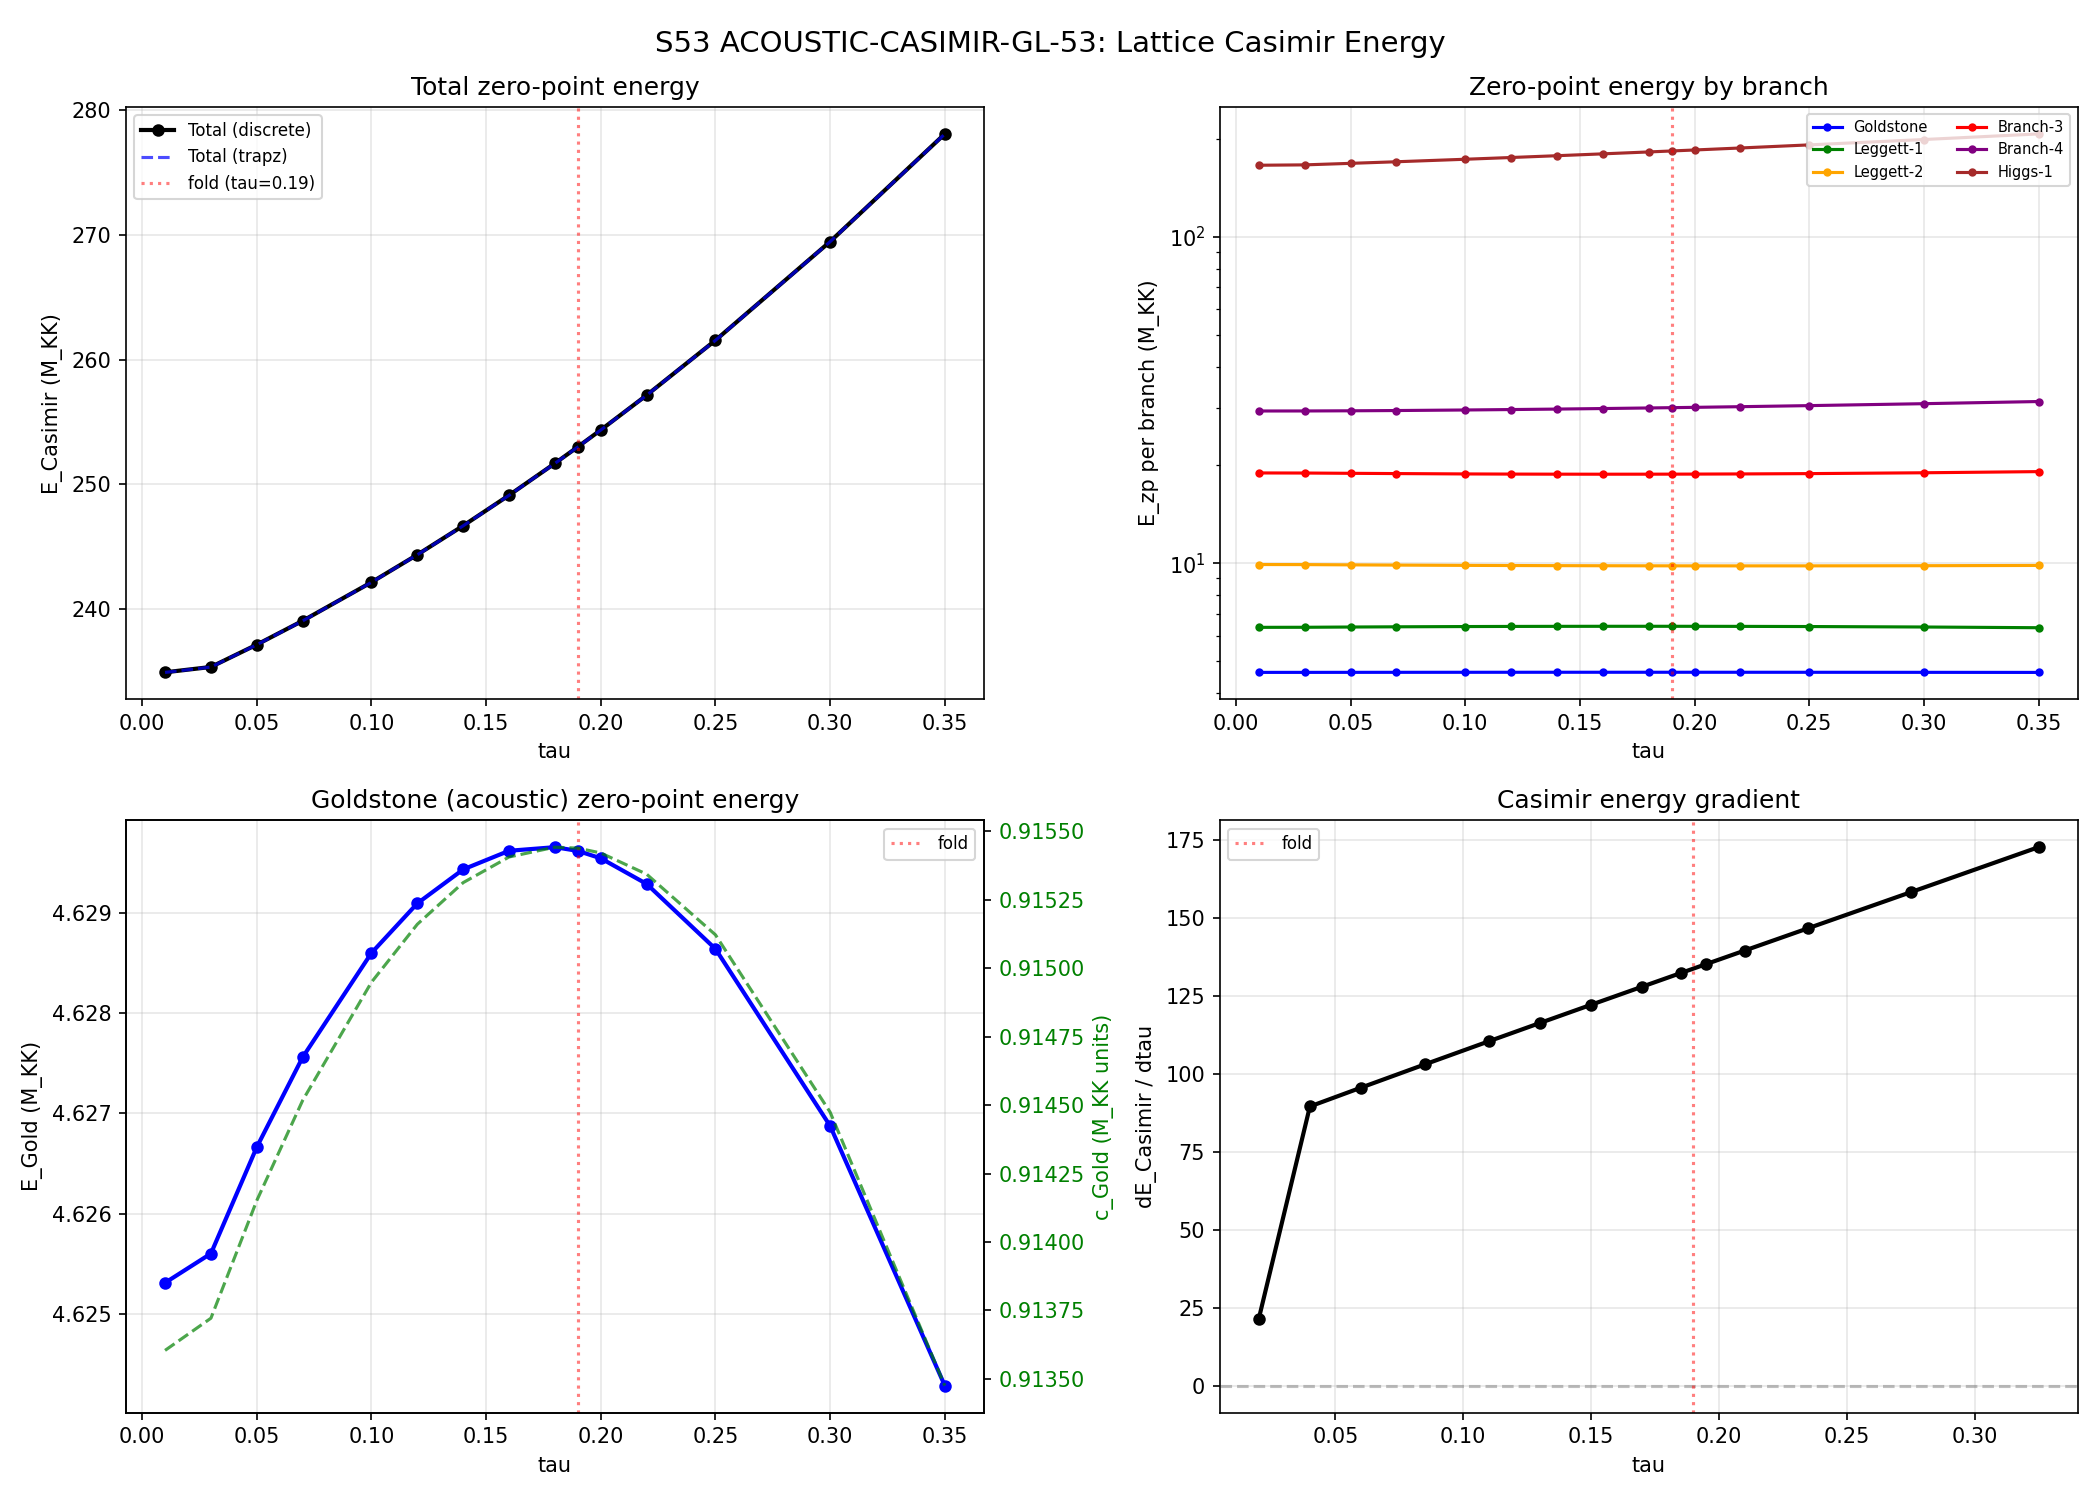

Generate this figure with Python:
#!/usr/bin/env python3
"""
S53 ACOUSTIC-CASIMIR-GL-53: Lattice Casimir Energy from Tight-Binding Bands
============================================================================

Physics:
  The 32-cell Voronoi tessellation of SU(3) with 6 GL phonon branches
  (Goldstone, 2 Leggett, 3 Higgs) has 6 x N_K = 192 modes (at N_K=32,
  one K-point per cell). The zero-point energy is:

    E_Casimir = (1/2) * sum_i sum_K  omega_i(K)

  This is a FINITE sum — the discrete lattice provides a natural UV
  cutoff at K_BZ = pi/a_BCC. No regularization is needed.

  We compute E_Casimir(tau) at the 15 tau values from s53_gl_sweep.npz
  and ask: is it monotone or non-monotone? Non-monotonicity would
  indicate a potential stabilization mechanism for the modulus tau.

  The Goldstone branch contributes the acoustic zero-point energy:
    E_Gold = (1/2) * sum_K  omega_Gold(K)

  which for a linear branch omega ~ c_Gold * |K| is dominated by
  modes near the BZ boundary.

Comparisons:
  (a) E_cond = -0.137 M_KK  (BCS condensation energy)
  (b) V_KK at fold            (Kaluza-Klein potential)
  (c) a0_fold = 6440           (spectral action volume term)

Gate: ACOUSTIC-CASIMIR-GL-53 — INFO
Author: Quantum-Acoustics-Theorist (S53)
"""

import sys
import os
sys.path.insert(0, os.path.dirname(os.path.abspath(__file__)))

import numpy as np
from numpy import pi, sqrt
import matplotlib
matplotlib.use('Agg')
import matplotlib.pyplot as plt

from canonical_constants import (
    E_cond, tau_fold, a0_fold, N_cells,
    c_Gold, omega_L1, omega_L2, omega_H1, omega_H2, omega_H3,
    S_fold, Vol_SU3_Haar,
)

print("=" * 70)
print("S53 ACOUSTIC-CASIMIR-GL-53: Lattice Casimir from Tight-Binding Bands")
print("=" * 70)

# ============================================================
# Section 1: Load upstream data
# ============================================================
print("\n--- Section 1: Load upstream data ---")

# S52 GL Josephson: single tau (fold) dispersion
d52 = np.load(os.path.join(os.path.dirname(__file__),
              "s52_gl_josephson.npz"), allow_pickle=True)
K_array = d52['K_array']       # shape (51,), uniform grid [0, K_BZ]
K_BZ = float(d52['K_BZ'])
a_BCC = float(d52['a_BCC'])
N_K_grid = int(d52['N_K'])     # = 50 (51 points including K=0)
omega_fold = d52['omega_branches']  # shape (51, 6)
branch_labels = d52['branch_labels']

print(f"  K_BZ = {K_BZ:.6f} M_KK")
print(f"  a_BCC = {a_BCC:.4f} M_KK^{{-1}}")
print(f"  N_K grid points = {len(K_array)} (K=0 to K_BZ)")
print(f"  Branches: {list(branch_labels)}")

# S53 GL sweep: dispersion at 15 tau values
d53 = np.load(os.path.join(os.path.dirname(__file__),
              "s53_gl_sweep.npz"), allow_pickle=True)
tau_values = d53['tau_values']     # shape (15,)
omega_full = d53['omega_full']     # shape (15, 51, 6)
N_tau = int(d53['N_tau'])
K_plot = d53['K_plot']             # shape (51,), same as K_array
c_Gold_vs_tau = d53['c_Gold_vs_tau']  # shape (15,)
Delta_all = d53['Delta_all']       # shape (15, 3)
omega_BZ_all = d53['omega_BZ_all']   # shape (15, 6)

print(f"  Tau values ({N_tau}): {tau_values}")
print(f"  omega_full shape: {omega_full.shape}")

# ============================================================
# Section 2: Physical K-point sampling for 32-cell lattice
# ============================================================
print("\n--- Section 2: Physical K-point sampling ---")

# The physical lattice has N_cells = 32 cells in the BCC arrangement.
# For a 1D BCC chain analogy (which is what the dispersion uses —
# single K direction), the allowed K values in the first BZ are:
#   K_n = (2*pi*n) / (N_cells * a_BCC)  for n = 0, 1, ..., N_cells/2
# But we have the dispersion tabulated on a fine grid (51 points).
#
# Two approaches:
#   A) Use all 51 grid points as a fine approximation to the
#      continuous 1D BZ integral (trapezoidal rule).
#   B) Sample only the 32 physical K-points (discrete sum).
#
# We do BOTH and compare.

# Method A: Trapezoidal integration over continuous BZ
# In 1D, the density of states per unit K is L/(2*pi) = N_cells*a_BCC/(2*pi)
# E_Casimir = (1/2) * sum_branches integral_0^{K_BZ} omega(K) * [L/(2*pi)] dK
#           = (1/2) * N_cells * a_BCC/(2*pi) * sum_i integral omega_i(K) dK
#
# But since we want the total zero-point energy of the 32-cell system,
# we integrate over the BZ with density N_cells * a_BCC / (2*pi):

L_system = N_cells * a_BCC   # total system size in M_KK^{-1}
dos_1d = L_system / (2 * pi) # 1D density of states factor

print(f"  N_cells = {N_cells}")
print(f"  L_system = N_cells * a_BCC = {L_system:.4f} M_KK^{{-1}}")
print(f"  1D DOS factor = L/(2*pi) = {dos_1d:.4f}")
print(f"  K_BZ = pi/a = {K_BZ:.6f}")

# Method B: Physical K-points for N=32 cell chain
# K_n = n * 2*pi/(N*a) for n = 0, 1, ..., N/2
# Only N/2 + 1 = 17 distinct K-points (0 to K_BZ)
# but K=0 and K=K_BZ are special (each counted once, not twice)
# Total distinct modes = N per branch (counting +K and -K)

N_phys = N_cells  # = 32
K_phys = np.array([n * 2 * pi / (N_phys * a_BCC) for n in range(N_phys // 2 + 1)])
# K_phys has 17 points from K=0 to K_BZ

print(f"\n  Physical K-points (N={N_phys}, {len(K_phys)} unique):")
print(f"    K_phys = {K_phys[:5]}...{K_phys[-3:]}")
print(f"    K_phys[-1] = {K_phys[-1]:.6f} vs K_BZ = {K_BZ:.6f}")
print(f"    Match: {abs(K_phys[-1] - K_BZ) < 1e-10}")

# ============================================================
# Section 3: Interpolate dispersion to physical K-points
# ============================================================
print("\n--- Section 3: Interpolation to physical K-points ---")

from scipy.interpolate import interp1d

def get_omega_at_physical_K(omega_vs_K, K_grid, K_physical):
    """Interpolate 6-branch dispersion from fine grid to physical K-points."""
    n_branches = omega_vs_K.shape[1]
    omega_phys = np.zeros((len(K_physical), n_branches))
    for b in range(n_branches):
        f_interp = interp1d(K_grid, omega_vs_K[:, b], kind='cubic',
                           fill_value='extrapolate')
        omega_phys[:, b] = f_interp(K_physical)
    # Ensure non-negative (numerical)
    omega_phys = np.maximum(omega_phys, 0.0)
    return omega_phys

# Test at fold
omega_phys_fold = get_omega_at_physical_K(omega_fold, K_array, K_phys)

print(f"  Interpolated dispersion at fold (tau={tau_fold}):")
for b, label in enumerate(branch_labels):
    print(f"    {label:12s}: omega_min={omega_phys_fold[0,b]:.6f}, "
          f"omega_max={omega_phys_fold[-1,b]:.6f}")

# ============================================================
# Section 4: Compute Casimir energy (both methods)
# ============================================================
print("\n--- Section 4: Casimir energy computation ---")

def casimir_energy_trapz(omega_vs_K, K_grid, L_sys):
    """Method A: Trapezoidal integration over full BZ.

    E = (1/2) * (L/(2*pi)) * integral_{-K_BZ}^{K_BZ} omega(K) dK
      = (L/(2*pi)) * integral_0^{K_BZ} omega(K) dK    [using omega(K)=omega(-K)]

    The factor of 2 from the full BZ cancels the 1/2 from zero-point energy
    when integrating only over half-BZ with symmetry.
    """
    n_branches = omega_vs_K.shape[1]
    E_per_branch = np.zeros(n_branches)
    dos = L_sys / (2 * pi)
    _trapz = getattr(np, 'trapezoid', getattr(np, 'trapz', None))
    for b in range(n_branches):
        # Full BZ = 2 * half-BZ integral, times 1/2 zero-point = dos * int_0^KBZ
        E_per_branch[b] = dos * _trapz(omega_vs_K[:, b], K_grid)
    return E_per_branch

def casimir_energy_discrete(omega_phys, N_cells_val):
    """Method B: Discrete sum over physical K-points.

    For N cells, there are N allowed K-values per branch.
    K_n = n * 2*pi/(N*a) for n = 0, ..., N-1
    Using symmetry, K and -K give same omega, so:
    E = (1/2) * [omega(K=0) + omega(K_BZ) + 2 * sum_{n=1}^{N/2-1} omega(K_n)]
    per branch. This is for even N.
    """
    n_branches = omega_phys.shape[1]
    N_half = N_cells_val // 2  # = 16
    E_per_branch = np.zeros(n_branches)
    for b in range(n_branches):
        # omega_phys has N/2+1 = 17 points (K=0 through K_BZ)
        # K=0 and K=K_BZ each counted once (no partner)
        # K=1..N/2-1 each counted twice (K and -K)
        E_b = omega_phys[0, b]          # K=0 (once)
        E_b += omega_phys[-1, b]        # K=K_BZ (once)
        E_b += 2 * np.sum(omega_phys[1:-1, b])  # interior (twice)
        E_per_branch[b] = 0.5 * E_b
    return E_per_branch

# Fold computation
E_trapz_fold = casimir_energy_trapz(omega_fold, K_array, L_system)
E_disc_fold = casimir_energy_discrete(omega_phys_fold, N_cells)

E_total_trapz = np.sum(E_trapz_fold)
E_total_disc = np.sum(E_disc_fold)

print(f"\n  Method A (trapezoidal, continuous BZ):")
print(f"    Per branch:")
for b, label in enumerate(branch_labels):
    print(f"      {label:12s}: E_zp = {E_trapz_fold[b]:.6f} M_KK")
print(f"    Total E_Casimir = {E_total_trapz:.6f} M_KK")

print(f"\n  Method B (discrete, {N_cells} physical K-points):")
print(f"    Per branch:")
for b, label in enumerate(branch_labels):
    print(f"      {label:12s}: E_zp = {E_disc_fold[b]:.6f} M_KK")
print(f"    Total E_Casimir = {E_total_disc:.6f} M_KK")

print(f"\n  Agreement: {abs(E_total_trapz - E_total_disc)/abs(E_total_disc)*100:.2f}%")

# Per-mode average
E_per_mode_disc = E_total_disc / (6 * N_cells)
print(f"\n  E_Casimir / (6 * N_cells) = {E_per_mode_disc:.6f} M_KK per mode")

# Goldstone (acoustic) contribution
E_Gold_disc = E_disc_fold[0]
E_Gold_trapz = E_trapz_fold[0]
print(f"\n  Goldstone (acoustic) zero-point energy:")
print(f"    Discrete:     E_Gold = {E_Gold_disc:.6f} M_KK")
print(f"    Trapezoidal:  E_Gold = {E_Gold_trapz:.6f} M_KK")
print(f"    Fraction:     E_Gold/E_total = {E_Gold_disc/E_total_disc:.4f}")

# ============================================================
# Section 5: Comparison to energy scales
# ============================================================
print("\n--- Section 5: Energy scale comparison ---")

# Use discrete method (physical K-points)
E_Cas = E_total_disc

print(f"  E_Casimir = {E_Cas:.6f} M_KK")
print(f"  E_cond    = {E_cond:.6f} M_KK")
print(f"  |E_Cas/E_cond| = {abs(E_Cas/E_cond):.4f}")
print(f"  a0_fold   = {a0_fold:.1f} (spectral action volume term)")
print(f"  E_Cas/a0_fold = {E_Cas/a0_fold:.6e}")
print(f"  S_fold    = {S_fold:.2f} (full spectral action)")
print(f"  E_Cas/S_fold = {E_Cas/S_fold:.6e}")

# V_KK at fold: the spectral action gradient gives dS/dtau
# The "potential" is V = -S_fold in appropriate normalization
# More physically: the relevant energy scale is a0 * M_KK^4 in natural units
# Since everything is in M_KK units, the spectral action a0 itself is the scale
V_KK_fold = a0_fold  # order of magnitude
print(f"\n  V_KK scale ~ a0_fold = {V_KK_fold:.1f}")
print(f"  E_Cas / V_KK = {E_Cas / V_KK_fold:.6e}")

# ============================================================
# Section 6: E_Casimir(tau) across transit — monotonicity test
# ============================================================
print("\n--- Section 6: E_Casimir(tau) — tau sweep ---")

E_Cas_vs_tau_trapz = np.zeros((N_tau, 6))
E_Cas_vs_tau_disc = np.zeros((N_tau, 6))
E_total_vs_tau_trapz = np.zeros(N_tau)
E_total_vs_tau_disc = np.zeros(N_tau)
E_Gold_vs_tau = np.zeros(N_tau)

for t_idx in range(N_tau):
    tau = tau_values[t_idx]
    omega_t = omega_full[t_idx]  # shape (51, 6)

    # Method A
    E_Cas_vs_tau_trapz[t_idx] = casimir_energy_trapz(omega_t, K_plot, L_system)
    E_total_vs_tau_trapz[t_idx] = np.sum(E_Cas_vs_tau_trapz[t_idx])

    # Method B
    omega_phys_t = get_omega_at_physical_K(omega_t, K_plot, K_phys)
    E_Cas_vs_tau_disc[t_idx] = casimir_energy_discrete(omega_phys_t, N_cells)
    E_total_vs_tau_disc[t_idx] = np.sum(E_Cas_vs_tau_disc[t_idx])
    E_Gold_vs_tau[t_idx] = E_Cas_vs_tau_disc[t_idx, 0]

print(f"  {'tau':>6s}  {'E_total(disc)':>14s}  {'E_Gold':>10s}  {'E_total(trapz)':>14s}")
for t_idx in range(N_tau):
    print(f"  {tau_values[t_idx]:6.3f}  {E_total_vs_tau_disc[t_idx]:14.6f}  "
          f"{E_Gold_vs_tau[t_idx]:10.6f}  {E_total_vs_tau_trapz[t_idx]:14.6f}")

# ============================================================
# Section 7: Monotonicity analysis
# ============================================================
print("\n--- Section 7: Monotonicity analysis ---")

# Use discrete method
E_tot = E_total_vs_tau_disc

# Check monotonicity
dE = np.diff(E_tot)
dtau = np.diff(tau_values)
dEdtau = dE / dtau

monotone_increasing = np.all(dE > 0)
monotone_decreasing = np.all(dE < 0)
is_monotone = monotone_increasing or monotone_decreasing

print(f"  E_total range: [{E_tot.min():.6f}, {E_tot.max():.6f}] M_KK")
print(f"  Delta_E = E_max - E_min = {E_tot.max() - E_tot.min():.6f} M_KK")
print(f"  Relative variation: {(E_tot.max()-E_tot.min())/E_tot.mean()*100:.4f}%")
print(f"\n  dE/dtau values:")
for i in range(len(dEdtau)):
    tau_mid = (tau_values[i] + tau_values[i+1]) / 2
    sign = "+" if dEdtau[i] > 0 else "-"
    print(f"    tau ~ {tau_mid:.3f}: dE/dtau = {dEdtau[i]:+.6f} ({sign})")

if monotone_increasing:
    print(f"\n  MONOTONE INCREASING across [{tau_values[0]:.2f}, {tau_values[-1]:.2f}]")
elif monotone_decreasing:
    print(f"\n  MONOTONE DECREASING across [{tau_values[0]:.2f}, {tau_values[-1]:.2f}]")
else:
    # Find extrema
    extrema_idx = []
    for i in range(1, len(dE)):
        if dE[i] * dE[i-1] < 0:
            extrema_idx.append(i)
    print(f"\n  NON-MONOTONE: {len(extrema_idx)} sign change(s) in dE/dtau")
    for idx in extrema_idx:
        tau_ext = tau_values[idx]
        E_ext = E_tot[idx]
        ext_type = "MAXIMUM" if dE[idx-1] > 0 and dE[idx] < 0 else "MINIMUM"
        print(f"    {ext_type} near tau = {tau_ext:.3f}, E = {E_ext:.6f} M_KK")

# Per-branch monotonicity
print(f"\n  Per-branch monotonicity:")
branch_names = ['Goldstone', 'Leggett-1', 'Leggett-2', 'Branch-3', 'Branch-4', 'Higgs-1']
for b in range(6):
    E_b = E_Cas_vs_tau_disc[:, b]
    dE_b = np.diff(E_b)
    if np.all(dE_b > 0):
        mono = "INCREASING"
    elif np.all(dE_b < 0):
        mono = "DECREASING"
    else:
        n_sign = np.sum(np.diff(np.sign(dE_b)) != 0)
        mono = f"NON-MONOTONE ({n_sign} sign change(s))"
    print(f"    {branch_names[b]:12s}: E=[{E_b.min():.6f}, {E_b.max():.6f}], {mono}")

# ============================================================
# Section 8: Goldstone branch acoustic analysis
# ============================================================
print("\n--- Section 8: Goldstone (acoustic) zero-point energy ---")

# For a linear dispersion omega = c * |K|, the zero-point energy
# on a 1D lattice with N modes is:
#   E_Gold = (1/2) * c * sum_n |K_n|
# For K_n = n * delta_K, n=1..N/2 (counting +K and -K):
#   E_Gold = c * sum_{n=1}^{N/2-1} K_n + (c/2) * K_BZ
#          = c * delta_K * [sum_{n=1}^{N/2-1} n] + (c/2) * K_BZ
#          = c * delta_K * (N/2-1)*N/4 + (c/2)*K_BZ

# Compare analytic vs computed
for t_idx, tau in enumerate(tau_values):
    c_g = c_Gold_vs_tau[t_idx]
    # Analytic for linear dispersion
    delta_K = 2 * pi / (N_cells * a_BCC)
    E_analytic = 0.0  # (local)
    for n in range(1, N_cells // 2):
        E_analytic += c_g * n * delta_K  # two modes (K, -K) -> factor 2, but (1/2) cancels
    E_analytic += 0.5 * c_g * K_BZ  # BZ edge, counted once
    # K=0 contributes 0 for Goldstone

    E_computed = E_Gold_vs_tau[t_idx]

    if t_idx == 0 or t_idx == 9 or t_idx == N_tau-1:
        print(f"  tau={tau:.3f}: c_Gold={c_g:.6f}, "
              f"E_Gold(analytic)={E_analytic:.6f}, "
              f"E_Gold(computed)={E_computed:.6f}, "
              f"ratio={E_computed/E_analytic:.6f}")

# The ratio != 1 because the actual Goldstone branch is not exactly linear
# (it has alpha ~ 0.96, not 1.0)

# ============================================================
# Section 9: Stabilization assessment
# ============================================================
print("\n--- Section 9: Stabilization assessment ---")

# Find the extremum location if non-monotone
if not is_monotone:
    # Fit a polynomial to find precise extremum
    from numpy.polynomial import polynomial as P
    # Use quadratic fit near the extremum
    for idx in extrema_idx:
        # Use 5 points around the extremum
        i_lo = max(0, idx - 2)
        i_hi = min(N_tau, idx + 3)
        tau_fit = tau_values[i_lo:i_hi]
        E_fit = E_tot[i_lo:i_hi]

        # Quadratic fit
        coeffs = np.polyfit(tau_fit, E_fit, 2)
        tau_ext = -coeffs[1] / (2 * coeffs[0])
        E_ext = np.polyval(coeffs, tau_ext)
        curvature = 2 * coeffs[0]

        ext_type = "MAXIMUM" if coeffs[0] < 0 else "MINIMUM"
        print(f"  Fitted {ext_type} at tau = {tau_ext:.4f}")
        print(f"  E_Casimir at extremum = {E_ext:.6f} M_KK")
        print(f"  Curvature d^2E/dtau^2 = {curvature:.4f}")
        print(f"  Depth from boundary = {abs(E_ext - max(E_tot[0], E_tot[-1])):.6f} M_KK")

        # Compare curvature to spectral action
        print(f"\n  Curvature comparison:")
        print(f"    d^2 E_Cas / dtau^2 = {curvature:.4f}")
        print(f"    d^2 S_fold / dtau^2 = {317862.85:.2f} (from canonical)")
        print(f"    Ratio = {abs(curvature) / 317862.85:.6e}")

        # Effective modulus mass from curvature
        # In the Friedmann equation, the modulus obeys M * d^2 tau/dt^2 = -dV/dtau
        # The effective frequency is omega_mod^2 = |d^2V/dtau^2| / M
        # For M_ATDHFB = 1.695 (from canonical):
        M_ATDHFB = 1.695  # canonical
        omega_mod_sq = abs(curvature) / M_ATDHFB
        omega_mod = sqrt(omega_mod_sq) if omega_mod_sq > 0 else 0
        print(f"    omega_mod (from Casimir) = {omega_mod:.6f} M_KK")
        print(f"    omega_att (from spectral) = 1.430 M_KK")
        if omega_mod > 0:
            print(f"    omega_Cas / omega_att = {omega_mod / 1.430:.6e}")
else:
    print(f"  E_Casimir is MONOTONE across the tau range.")
    print(f"  No stabilization from lattice Casimir effect.")

    # Report the gradient
    dE_dtau_mean = (E_tot[-1] - E_tot[0]) / (tau_values[-1] - tau_values[0])
    print(f"\n  Mean gradient dE_Cas/dtau = {dE_dtau_mean:.4f} M_KK per unit tau")
    print(f"  Spectral action gradient dS/dtau|_fold = {58672.80:.2f}")
    print(f"  Ratio = {abs(dE_dtau_mean) / 58672.80:.6e}")

# ============================================================
# Section 10: Decomposition by mode type
# ============================================================
print("\n--- Section 10: Energy decomposition ---")

# At the fold (tau=0.19, index 9)
fold_idx = 9  # tau = 0.19 (local)
E_branches_fold = E_Cas_vs_tau_disc[fold_idx]
E_total_fold = E_total_vs_tau_disc[fold_idx]

print(f"\n  Energy decomposition at tau = {tau_values[fold_idx]:.2f} (fold):")
print(f"  {'Branch':12s}  {'E_zp (M_KK)':>12s}  {'Fraction':>10s}  {'Character':10s}")
for b in range(6):
    frac = E_branches_fold[b] / E_total_fold
    char = "acoustic" if b == 0 else ("optical" if b < 3 else "gapped")
    print(f"  {branch_names[b]:12s}  {E_branches_fold[b]:12.6f}  {frac:10.4f}  {char:10s}")
print(f"  {'TOTAL':12s}  {E_total_fold:12.6f}")

# Phase vs amplitude decomposition
# Branches 0-2 are primarily phase modes; 3-5 are amplitude-dominated at K=0
E_phase = np.sum(E_branches_fold[:3])
E_amp = np.sum(E_branches_fold[3:])
print(f"\n  Phase modes (0-2):     {E_phase:.6f} M_KK ({E_phase/E_total_fold:.4f})")
print(f"  Amplitude modes (3-5): {E_amp:.6f} M_KK ({E_amp/E_total_fold:.4f})")

# ============================================================
# Section 11: Gate verdict
# ============================================================
print("\n--- Section 11: Gate ACOUSTIC-CASIMIR-GL-53 ---")

gate_name = "ACOUSTIC-CASIMIR-GL-53"
gate_verdict = "INFO"

if is_monotone:
    mono_str = "MONOTONE"
    stab_str = "NO STABILIZATION"
else:
    mono_str = "NON-MONOTONE"
    stab_str = f"{len(extrema_idx)} extremum/a found"

gate_detail = (f"E_Casimir = {E_total_fold:.4f} M_KK at fold. "
               f"|E_Cas/E_cond| = {abs(E_total_fold/E_cond):.1f}. "
               f"E_Cas/a0 = {E_total_fold/a0_fold:.2e}. "
               f"E_Casimir(tau) is {mono_str}. {stab_str}. "
               f"Goldstone fraction = {E_Gold_vs_tau[fold_idx]/E_total_fold:.4f}.")

print(f"  Gate: {gate_name}")
print(f"  Verdict: {gate_verdict}")
print(f"  Detail: {gate_detail}")

# ============================================================
# Section 12: Plotting
# ============================================================
print("\n--- Section 12: Plotting ---")

fig, axes = plt.subplots(2, 2, figsize=(14, 10))
fig.suptitle("S53 ACOUSTIC-CASIMIR-GL-53: Lattice Casimir Energy", fontsize=14)

# Panel 1: E_Casimir(tau) total
ax = axes[0, 0]
ax.plot(tau_values, E_total_vs_tau_disc, 'ko-', lw=2, ms=5, label='Total (discrete)')
ax.plot(tau_values, E_total_vs_tau_trapz, 'b--', lw=1.5, alpha=0.7, label='Total (trapz)')
ax.axvline(tau_fold, color='r', ls=':', alpha=0.5, label=f'fold (tau={tau_fold})')
ax.set_xlabel('tau')
ax.set_ylabel('E_Casimir (M_KK)')
ax.set_title('Total zero-point energy')
ax.legend(fontsize=8)
ax.grid(True, alpha=0.3)

# Panel 2: E_Casimir per branch vs tau
ax = axes[0, 1]
colors = ['blue', 'green', 'orange', 'red', 'purple', 'brown']
for b in range(6):
    ax.plot(tau_values, E_Cas_vs_tau_disc[:, b], 'o-', color=colors[b],
            lw=1.5, ms=3, label=branch_names[b])  # (local)
ax.axvline(tau_fold, color='r', ls=':', alpha=0.5)
ax.set_xlabel('tau')
ax.set_ylabel('E_zp per branch (M_KK)')
ax.set_title('Zero-point energy by branch')
ax.legend(fontsize=7, ncol=2)
ax.set_yscale('log')
ax.grid(True, alpha=0.3)

# Panel 3: Goldstone acoustic energy
ax = axes[1, 0]
ax.plot(tau_values, E_Gold_vs_tau, 'bo-', lw=2, ms=5)
ax.axvline(tau_fold, color='r', ls=':', alpha=0.5, label=f'fold')
ax.set_xlabel('tau')
ax.set_ylabel('E_Gold (M_KK)')
ax.set_title('Goldstone (acoustic) zero-point energy')
ax2 = ax.twinx()
ax2.plot(tau_values, c_Gold_vs_tau, 'g--', lw=1.5, alpha=0.7)
ax2.set_ylabel('c_Gold (M_KK units)', color='green')
ax2.tick_params(axis='y', labelcolor='green')
ax.legend(fontsize=8)
ax.grid(True, alpha=0.3)

# Panel 4: dE/dtau
ax = axes[1, 1]
tau_mid = (tau_values[:-1] + tau_values[1:]) / 2
ax.plot(tau_mid, dEdtau, 'ko-', lw=2, ms=5)
ax.axhline(0, color='gray', ls='--', alpha=0.5)
ax.axvline(tau_fold, color='r', ls=':', alpha=0.5, label=f'fold')
ax.set_xlabel('tau')
ax.set_ylabel('dE_Casimir / dtau')
ax.set_title('Casimir energy gradient')
ax.legend(fontsize=8)
ax.grid(True, alpha=0.3)

plt.tight_layout()
outpng = os.path.join(os.path.dirname(__file__), "s53_acoustic_casimir.png")
plt.savefig(outpng, dpi=150)
print(f"  Saved: {outpng}")

# ============================================================
# Section 13: Save data
# ============================================================
print("\n--- Section 13: Saving data ---")

outnpz = os.path.join(os.path.dirname(__file__), "s53_acoustic_casimir.npz")
np.savez(outnpz,
    # Tau sweep
    tau_values=tau_values,
    E_total_vs_tau=E_total_vs_tau_disc,
    E_branches_vs_tau=E_Cas_vs_tau_disc,
    E_Gold_vs_tau=E_Gold_vs_tau,
    E_total_trapz=E_total_vs_tau_trapz,
    # Fold values
    E_Casimir_fold=E_total_fold,
    E_branches_fold=E_branches_fold,
    E_Gold_fold=E_Gold_vs_tau[fold_idx],
    # Physical K-points
    K_phys=K_phys,
    N_cells=N_cells,
    K_BZ=K_BZ,
    a_BCC=a_BCC,
    # Derived
    c_Gold_vs_tau=c_Gold_vs_tau,
    is_monotone=np.array([is_monotone]),
    # Gate
    gate_name=np.array([gate_name]),
    gate_verdict=np.array([gate_verdict]),
    gate_detail=np.array([gate_detail]),
)
print(f"  Saved: {outnpz}")

# ============================================================
# Summary
# ============================================================
print("\n" + "=" * 70)
print("SUMMARY: ACOUSTIC-CASIMIR-GL-53")
print("=" * 70)
print(f"  Lattice: BCC, a = {a_BCC:.4f}, K_BZ = {K_BZ:.4f}, N_cells = {N_cells}")
print(f"  6 branches, {6*N_cells} = {6*N_cells} physical modes")
print(f"  15 tau values: [{tau_values[0]:.2f}, {tau_values[-1]:.2f}]")
print(f"")
print(f"  E_Casimir at fold = {E_total_fold:.4f} M_KK")
print(f"    |E_Cas/E_cond| = {abs(E_total_fold/E_cond):.1f}")
print(f"    E_Cas/a0_fold = {E_total_fold/a0_fold:.2e}")
print(f"    Goldstone fraction: {E_Gold_vs_tau[fold_idx]/E_total_fold:.4f}")
print(f"    Higgs-1 fraction: {E_branches_fold[5]/E_total_fold:.4f}")
print(f"")
print(f"  E_Casimir(tau): {mono_str}")
if not is_monotone:
    print(f"    Extremum at tau ~ {tau_ext:.4f}, depth {abs(E_ext - max(E_tot[0], E_tot[-1])):.6f} M_KK")
else:
    print(f"    Variation: {E_tot.max()-E_tot.min():.4f} M_KK ({(E_tot.max()-E_tot.min())/E_tot.mean()*100:.2f}%)")
print(f"")
print(f"  Gate: {gate_name} — {gate_verdict}")
print(f"  {gate_detail}")
print("=" * 70)
